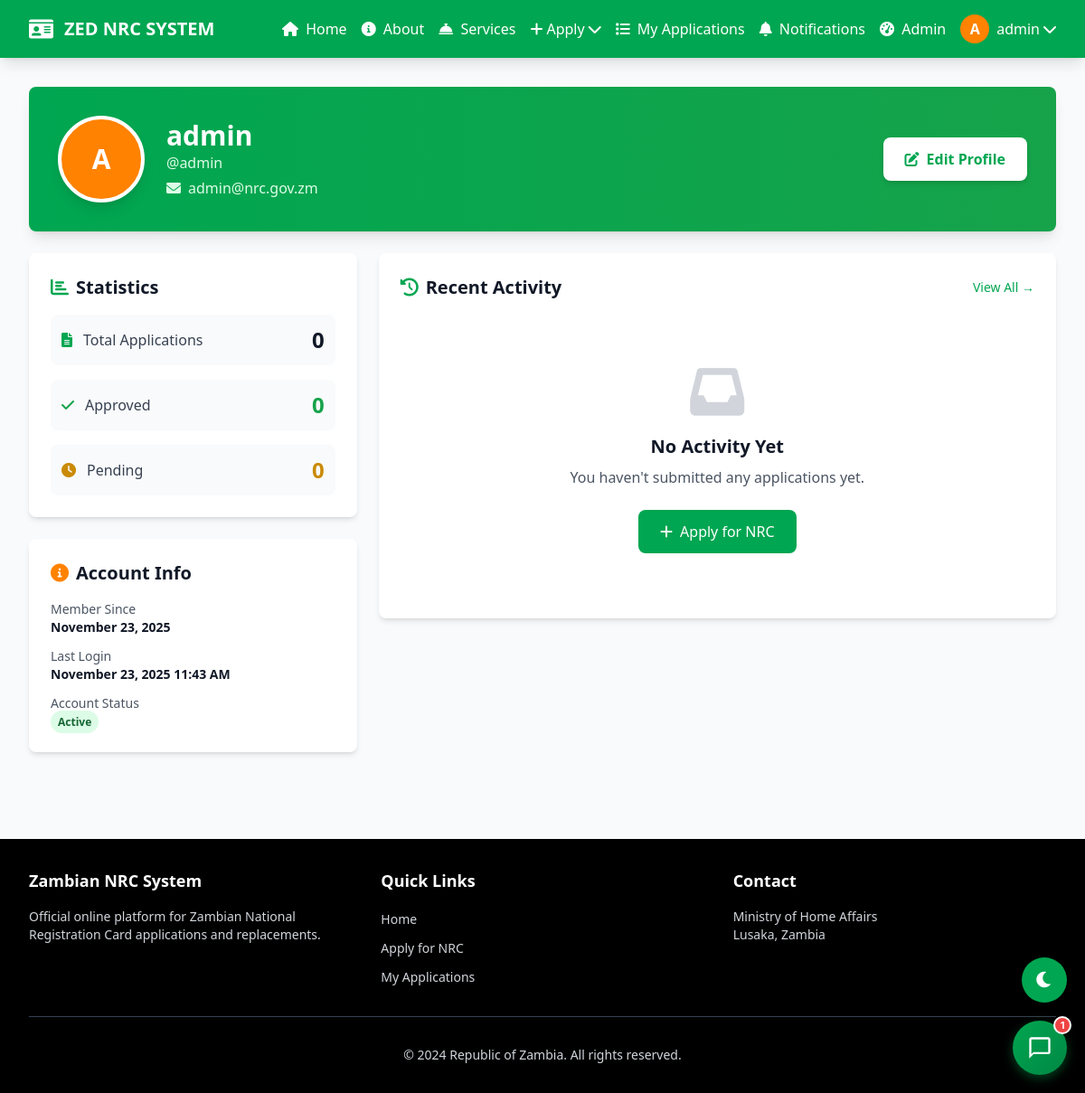
The app's page /accounts/profile/ (signed in), older data.
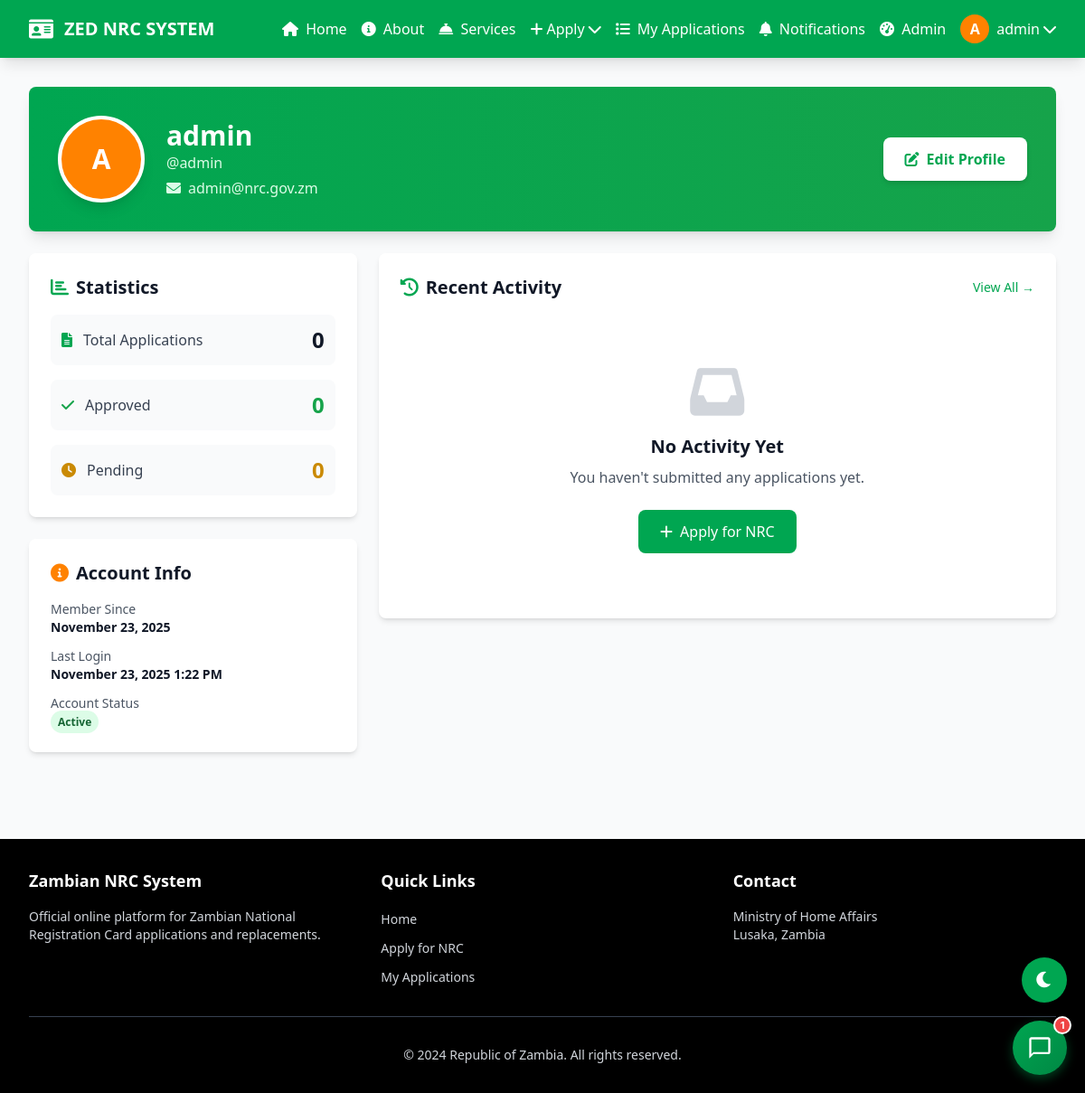
The same page, newer data.
### accounts/models.py (models this page shows, shortened)
class CustomUser(AbstractUser):
    phone_number = models.CharField(max_length=15, blank=True)
    nrc_number = models.CharField(max_length=20, blank=True, unique=True, null=True)
    profile_image = models.ImageField(upload_to='profile_images/', blank=True, null=True)
    bio = models.TextField(max_length=500, blank=True)
    otp_code = models.CharField(
        max_length=6,
        blank=True,
        null=True,
        default=None,        # ← Changed from "" to None (real change)
        editable=False,      # ← New attribute Django can't ignore
        verbose_name="OTP Code",
        help_text="Temporary 6-digit code"
    )
    otp_created_at = models.DateTimeField(
        blank=True,
        null=True,
        default=None,        # ← Changed from timezone.now to None
        editable=False,
        verbose_name="OTP Created At"
    )
    otp_verified = models.BooleanField(
        default=False,
        verbose_name="OTP Verified",
        editable=False       # ← Also added here
    )
    def get_initials(self):
        if self.first_name and self.last_name:
            return f"{self.first_name[0]}{self.last_name[0]}".upper()
        return self.username[0].upper() if self.username else "U"

### accounts/views.py (the view)
# urls.py: path('profile/', views.profile, name='profile'),
@login_required
def profile(request):
    from applications.models import NRCApplication
    applications = NRCApplication.objects.filter(user=request.user).order_by('-created_at')
    total_applications = applications.count()
    approved_applications = applications.filter(status='approved').count()
    pending_applications = applications.filter(status='pending').count()
    context = {
        'applications': applications[:5],  # Recent 5
        'total_applications': total_applications,
        'approved_applications': approved_applications,
        'pending_applications': pending_applications,
    }
    return render(request, 'accounts/profile.html', context)

### templates/accounts/profile.html (shortened to what the changed rows need)
{% extends 'base.html' %}
{% block content %}
<div class="max-w-7xl mx-auto fade-in-scroll">
    <div class="bg-gradient-to-r from-zambian-green to-green-600 rounded-lg shadow-lg p-8 mb-6 text-white">
        <div class="flex items-center justify-between">
            <div class="flex items-center">
                {% if user.profile_image %}
                    <img src="{{ user.profile_image.url }}" alt="{{ user.get_full_name }}"
                         class="w-24 h-24 rounded-full object-cover border-4 border-white shadow-lg">
                {% else %}
                    <div class="w-24 h-24 rounded-full bg-zambian-orange flex items-center justify-center text-white text-3xl font-bold border-4 border-white shadow-lg">
                        {{ user.get_initials }}
                    </div>
                {% endif %}
                <div class="ml-6">
                    <h1 class="text-3xl font-bold">{{ user.get_full_name|default:user.username }}</h1>
                    <p class="text-green-100">@{{ user.username }}</p>
                    <p class="text-green-100 mt-1">
                        <i class="fas fa-envelope mr-2"></i>{{ user.email }}
                    </p>
                </div>
            </div>
        </div>
    </div>
    <div class="grid grid-cols-1 lg:grid-cols-3 gap-6">
        <div class="lg:col-span-1 space-y-6">
            <div class="bg-white rounded-lg shadow-md p-6 card-hover">
                <h2 class="text-xl font-semibold text-gray-900 mb-4">
                    <i class="fas fa-chart-bar text-zambian-green mr-2"></i>Statistics
                </h2>
            </div>
            <div class="bg-white rounded-lg shadow-md p-6 card-hover">
                <h2 class="text-xl font-semibold text-gray-900 mb-4">
                    <i class="fas fa-info-circle text-zambian-orange mr-2"></i>Account Info
                </h2>
                <div class="space-y-3 text-sm">
                    <div>
                        <p class="text-gray-600">Member Since</p>
                        <p class="font-semibold text-gray-900">{{ user.date_joined|date:"F d, Y" }}</p>
                    </div>
                    <div>
                        <p class="text-gray-600">Last Login</p>
                        <p class="font-semibold text-gray-900">{{ user.last_login|date:"F d, Y g:i A"|default:"Never" }}</p>
                    </div>
                </div>
            </div>
        </div>
        <div class="lg:col-span-2">
            <div class="bg-white rounded-lg shadow-md p-6">
                <div class="flex items-center justify-between mb-6">
                    <h2 class="text-xl font-semibold text-gray-900">
                        <i class="fas fa-history text-zambian-green mr-2"></i>Recent Activity
                    </h2>
                </div>
            </div>
        </div>
    </div>
</div>
{% endblock %}

### templates/base.html (shortened to what the changed rows need)
{% load static %}
<!DOCTYPE html>
<html lang="en">
<head>
    <script src="https://cdn.tailwindcss.com"></script>
    <link href="https://cdnjs.cloudflare.com/ajax/libs/font-awesome/6.0.0/css/all.min.css" rel="stylesheet">
    <link href="{% static 'css/animations.css' %}" rel="stylesheet">
    <link href="{% static 'css/chat-widget.css' %}" rel="stylesheet">
    <link href="{% static 'css/mobile-responsive.css' %}" rel="stylesheet">
    <link href="{% static 'css/pwa-styles.css' %}" rel="stylesheet">
    <link href="{% static 'css/auth-enhancements.css' %}" rel="stylesheet">
    <link href="{% static 'css/dark-mode.css' %}" rel="stylesheet">
    <link href="{% static 'css/ios-install-prompt.css' %}" rel="stylesheet">
</head>
<body class="bg-gray-50 min-h-screen loading">
    <nav class="bg-zambian-green shadow-lg">
        <div class="max-w-7xl mx-auto px-4 sm:px-6 lg:px-8">
            <div class="flex justify-between h-16">
                <div class="hidden md:flex items-center space-x-4 desktop-menu">
                    {% if user.is_authenticated %}
                        <a href="{% url 'applications:home' %}" class="text-white hover:text-zambian-orange transition-colors">
                            <i class="fas fa-home mr-1"></i> Home
                        </a>
                        <a href="{% url 'applications:about' %}" class="text-white hover:text-zambian-orange transition-colors">
                            <i class="fas fa-info-circle mr-1"></i> About
                        </a>
                        <a href="{% url 'applications:services' %}" class="text-white hover:text-zambian-orange transition-colors">
                            <i class="fas fa-concierge-bell mr-1"></i> Services
                        </a>
                        <div class="relative group">
                            <button class="text-white hover:text-zambian-orange transition-colors flex items-center">
                                <i class="fas fa-plus mr-1"></i> Apply
                                <i class="fas fa-chevron-down ml-1"></i>
                            </button>
                        </div>
                        <a href="{% url 'applications:my_applications' %}" class="text-white hover:text-zambian-orange transition-colors">
                            <i class="fas fa-list mr-1"></i> My Applications
                        </a>
                        <a href="{% url 'applications:notifications' %}" class="text-white hover:text-zambian-orange transition-colors relative">
                            <i class="fas fa-bell mr-1"></i> Notifications
                        </a>
                        {% if user.is_staff %}
                            <a href="{% url 'applications:admin_dashboard' %}" class="text-white hover:text-zambian-orange transition-colors">
                                <i class="fas fa-tachometer-alt mr-1"></i> Admin
                            </a>
                        {% endif %}
                        <div class="relative group">
                            <button class="text-white hover:text-zambian-orange transition-colors flex items-center">
                                {% if user.profile_image %}
                                    <img src="{{ user.profile_image.url }}" alt="{{ user.get_full_name }}"
                                         class="w-8 h-8 rounded-full object-cover border-2 border-white mr-2">
                                {% else %}
                                    <div class="w-8 h-8 rounded-full bg-zambian-orange flex items-center justify-center text-white font-semibold mr-2">
                                        {{ user.get_initials }}
                                    </div>
                                {% endif %}
                                <span class="hidden lg:inline">{{ user.get_full_name|default:user.username }}</span>
                                <i class="fas fa-chevron-down ml-1"></i>
                            </button>
                        </div>
                    {% endif %}
                </div>
            </div>
        </div>
    </nav>
    <main class="max-w-7xl mx-auto px-4 sm:px-6 lg:px-8 py-8">
        {% block content %}
        {% endblock %}
    </main>
    {% if user.is_authenticated %}
        <link href="{% static 'css/chat-widget-voice.css' %}" rel="stylesheet">
    {% endif %}
</body>
</html>

Row changes from the older to the newer data that the page shows:
changed CustomUser "admin": last_login "November 23, 2025 11:43 AM" → "November 23, 2025 1:22 PM"
